Frame 1 (no input): blank canvas, image omitted
Frame 60 (no input): blank canvas, image omitted
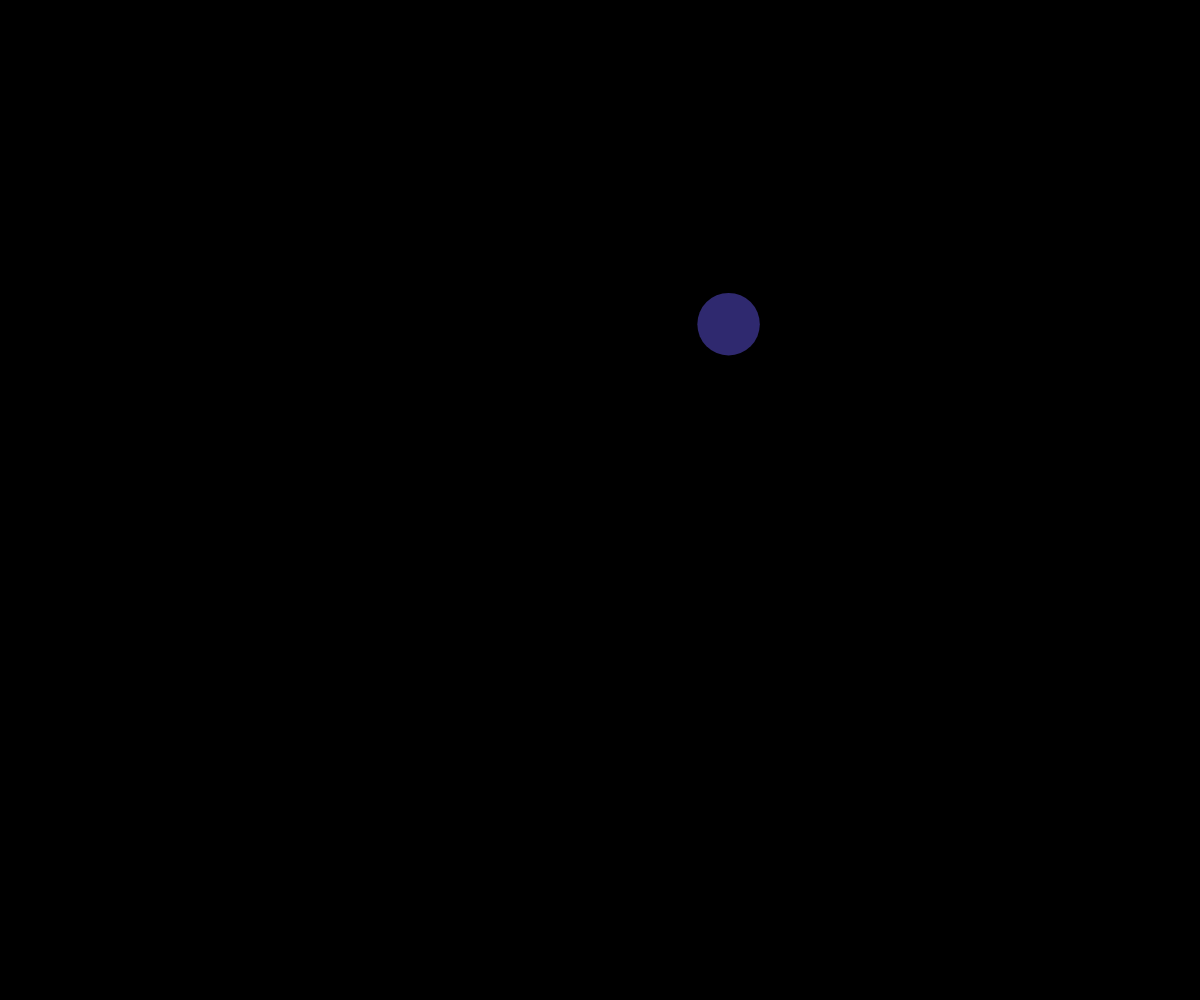
Frame 120 (the mouse pressed at the canvas centre since frame 60)

The p5.js sketch whose frames 1 and 60 were blank and that drew this single picture after the mouse press (run headless with seeded random() and noise() and a simulated clock; from frame 60 on, the mouse is pressed at the canvas centre):

// p5.js sketch
// ── sketch.js
// Ball array demo OOP

class Ball{
  constructor(x, y){
    this.x = x;
    this.y = y;
    this.dx = random(-5, 5);
    this.dy = random(-5, 5);
    this.radius = random(5, 40);
    this.r = random(255);
    this.g = random(255);
    this.b = random(255);
    this.alpha = random(100, 255);
  }

  display(){
    noStroke();
    fill(this.r, this.b, this.g, this.alpha);
    circle(this.x, this.y, this.radius * 2);
  }

  update(){
    //movement
    this.x += this.dx;
    this.y += this.dy;

    //bounce off wall if needed
    //left and right
    if (this.x - this.radius <= 0 || this.x + this.radius >= width){
      this.dx *= -1;
    }
    //top and bottom
    if (this.y - this.radius <= 0 || this.y + this.radius >= height){
      this.dy *= -1;
    }
  }

  collisionCheck(otherBall){
    let distanceApart = dist(this.x, this.y, otherBall.x, otherBall.y);
    let radiSum = this.radius + otherBall.radius;

    if (distanceApart <= radiSum){
      //collision !!!

      //method1
      // this.dx *= -1;
      // this.dy *= -1;

      //method 2
      let tempX = this.dx;
      let tempY = this.dy;
      this.dx = otherBall.dx;
      this.dy = otherBall.dy;
      otherBall.dx = tempX;
      otherBall.dy = tempY;
    }
  }
}

let ballArray = [];

function setup() {
  createCanvas(windowWidth, windowHeight);
}

function draw() {
  background("black");
  for (let someBall of ballArray){
    someBall.update();
    for (let otherBall of ballArray){
      if (someBall !== otherBall){
        someBall.collisionCheck(otherBall);
      }
    }
    someBall.display();
  }
}

function mousePressed(){
  let theball = new Ball(mouseX, mouseY);
  ballArray.push(theball);
}
